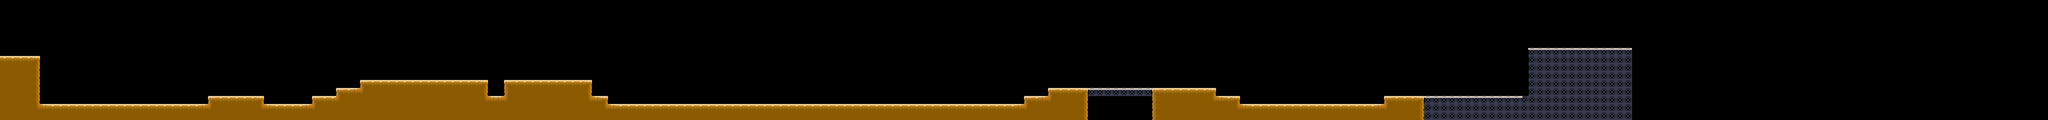

The image is a tile-based game level rendered from a .tmx file. Its description and source (layers, tilesets, objects; grid data summarised) follow:
An orthogonal 256x15 tile map with 32x32 px tiles, 2 tile layers (Tile Layer 1, CollisionLayer), 2 tilesets and 12 objects (5x Obstacle, 3x Turret, ScrollingBackground, Player, Bomber, ...).

<map version="1.0" tiledversion="1.1.1" orientation="orthogonal" renderorder="right-down" width="256" height="15" tilewidth="32" tileheight="32" infinite="0" nextobjectid="12">
 <properties>
  <property name="bomber" value="GameObjects/bomber.png" />
  <property name="clouds" value="Backgrounds/background.png" />
  <property name="endlevel" value="GameObjects/EndLevelTexture.png" />
  <property name="largeexplosion" value="GameObjects/largeexplosion.png" />
  <property name="obstacle" value="GameObjects/obstacle.png" />
  <property name="player" value="GameObjects/player.png" />
  <property name="turret" value="GameObjects/enemy.png" />
 </properties>
 <tileset firstgid="1" name="Tileset" tilewidth="32" tileheight="32" spacing="2" tilecount="28" columns="7">
  <image source="Tiles/stana.png" trans="000000" width="238" height="134" />
 </tileset>
 <tileset firstgid="29" name="Tileset" tilewidth="32" tileheight="32" spacing="2" tilecount="28" columns="7">
  <image source="Tiles/stana.png" trans="000000" width="238" height="134" />
 </tileset>
 <objectgroup name="Object Layer 1">
  <object id="1" name="Background" type="ScrollingBackground" x="0" y="0" width="32" height="32">
   <properties>
    <property name="animSpeed" type="float" value="0.2" />
    <property name="numFrames" type="int" value="1" />
    <property name="textureHeight" type="int" value="480" />
    <property name="textureID" value="clouds" />
    <property name="textureWidth" type="int" value="640" />
   </properties>
  </object>
 </objectgroup>
 <layer name="Tile Layer 1" width="256" height="15">
  <data>[3840 cells, 564 non-empty, 22 distinct tile ids]</data>
 </layer>
 <objectgroup name="Object Layer 2">
  <object id="4" name="Player1" type="Player" x="83.6667" y="190.667" width="76" height="32">
   <properties>
    <property name="numFrames" type="int" value="4" />
    <property name="textureHeight" type="int" value="32" />
    <property name="textureID" value="player" />
    <property name="textureWidth" type="int" value="76" />
   </properties>
  </object>
  <object id="40" name="Obstacle1" type="Obstacle" x="160" y="382" width="32" height="32">
   <properties>
    <property name="numFrames" type="int" value="1" />
    <property name="textureHeight" type="int" value="32" />
    <property name="textureID" value="obstacle" />
    <property name="textureWidth" type="int" value="32" />
   </properties>
  </object>
  <object id="41" name="Obstacle2" type="Obstacle" x="192" y="382" width="32" height="32">
   <properties>
    <property name="numFrames" type="int" value="1" />
    <property name="textureHeight" type="int" value="32" />
    <property name="textureID" value="obstacle" />
    <property name="textureWidth" type="int" value="32" />
   </properties>
  </object>
  <object id="42" name="Obstacle3" type="Obstacle" x="1951.84" y="351.939" width="32" height="32">
   <properties>
    <property name="numFrames" type="int" value="1" />
    <property name="textureHeight" type="int" value="32" />
    <property name="textureID" value="obstacle" />
    <property name="textureWidth" type="int" value="32" />
   </properties>
  </object>
  <object id="43" name="Obstacle4" type="Obstacle" x="1983.84" y="351.939" width="32" height="32">
   <properties>
    <property name="numFrames" type="int" value="1" />
    <property name="textureHeight" type="int" value="32" />
    <property name="textureID" value="obstacle" />
    <property name="textureWidth" type="int" value="32" />
   </properties>
  </object>
  <object id="44" name="Obstacle5" type="Obstacle" x="3335" y="383.424" width="32" height="32">
   <properties>
    <property name="numFrames" type="int" value="1" />
    <property name="textureHeight" type="int" value="32" />
    <property name="textureID" value="obstacle" />
    <property name="textureWidth" type="int" value="32" />
   </properties>
  </object>
  <object id="10" name="Enemy1" type="Turret" x="509.333" y="100" width="71" height="48">
   <properties>
    <property name="numFrames" type="int" value="1" />
    <property name="textureHeight" type="int" value="48" />
    <property name="textureID" value="turret" />
    <property name="textureWidth" type="int" value="71" />
   </properties>
  </object>
  <object id="4" name="Enemy2" type="Turret" x="1500" y="80" width="71" height="48">
   <properties>
    <property name="numFrames" type="int" value="1" />
    <property name="textureHeight" type="int" value="48" />
    <property name="textureID" value="turret" />
    <property name="textureWidth" type="int" value="71" />
   </properties>
  </object>
  <object id="5" name="Enemy3" type="Turret" x="2800" y="26.6667" width="71" height="48">
   <properties>
    <property name="numFrames" type="int" value="1" />
    <property name="textureHeight" type="int" value="48" />
    <property name="textureID" value="turret" />
    <property name="textureWidth" type="int" value="71" />
   </properties>
  </object>
  <object id="6" name="Enemy4" type="Bomber" x="4700" y="25" width="101" height="48">
   <properties>
    <property name="numFrames" type="int" value="1" />
    <property name="textureHeight" type="int" value="48" />
    <property name="textureID" value="bomber" />
    <property name="textureWidth" type="int" value="101" />
   </properties>
  </object>
  <object id="11" name="Level1End" type="EndLevelObject" x="6052" y="186.5" width="38" height="198">
   <properties>
    <property name="numFrames" type="int" value="2" />
    <property name="textureHeight" type="int" value="198" />
    <property name="textureID" value="endlevel" />
    <property name="textureWidth" type="int" value="38" />
   </properties>
  </object>
 </objectgroup>
 <layer name="CollisionLayer" width="256" height="15">
  <properties>
   <property name="collidable" type="bool" value="true" />
  </properties>
  <data>[3840 cells, 313 non-empty, 13 distinct tile ids]</data>
 </layer>
</map>